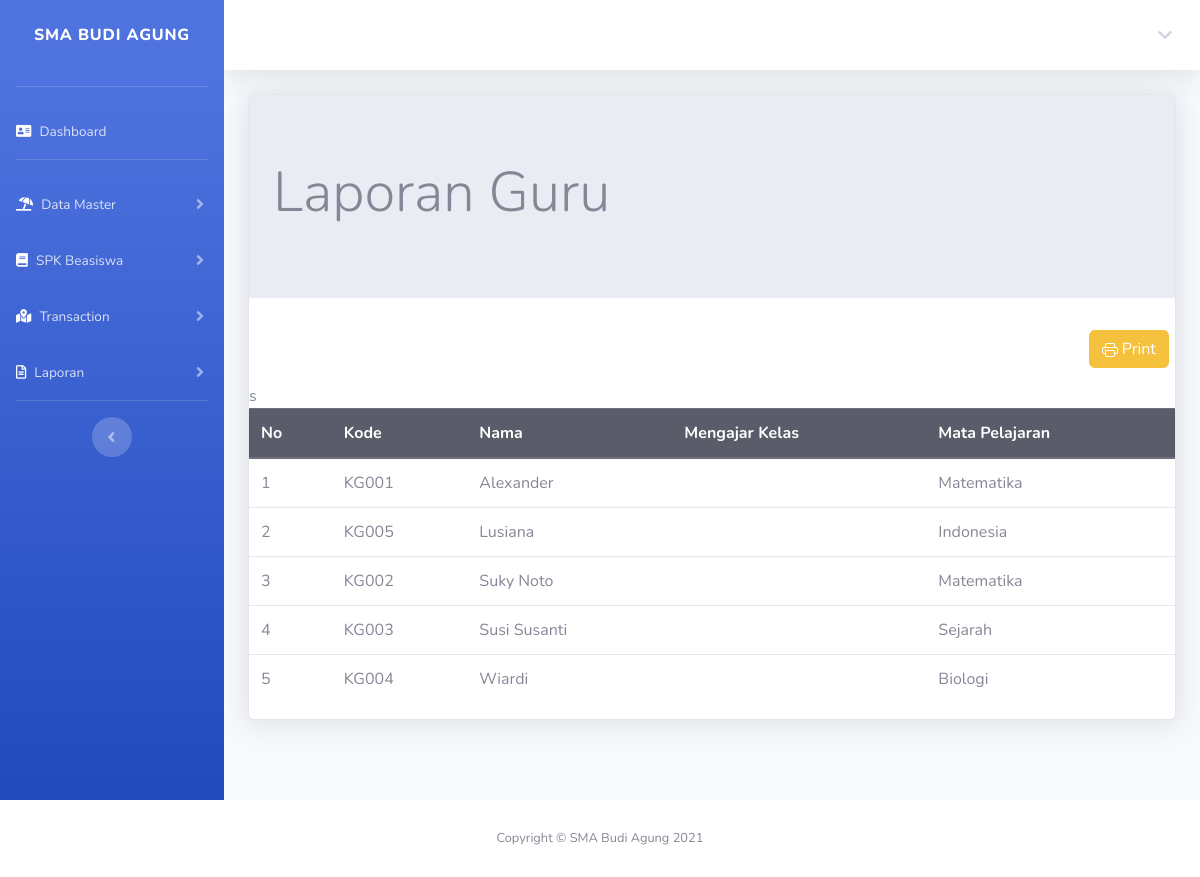
The page /laporanGuru.php (signed in) on the database its author committed.
### tables this page shows
CREATE TABLE `jadwal` (
  `id` int(11) NOT NULL,
  `nama_kelas` varchar(100) NOT NULL,
  `kode_kelas` varchar(15) NOT NULL,
  `semester` varchar(100) NOT NULL,
  `tahun` year(4) NOT NULL,
  `matpel` varchar(100) NOT NULL,
  `kode_matpel` varchar(10) NOT NULL,
  `kode_guru` varchar(10) NOT NULL,
  `guru` varchar(100) NOT NULL,
  `hari` varchar(100) NOT NULL,
  `jammulai` varchar(100) NOT NULL,
  `jamselesai` varchar(100) NOT NULL
);

CREATE TABLE `guru` (
  `id` int(11) NOT NULL,
  `kode_guru` varchar(10) NOT NULL,
  `nama_guru` varchar(100) NOT NULL,
  `notelp_guru` varchar(20) NOT NULL,
  `alamat_guru` varchar(100) NOT NULL,
  `email_guru` varchar(100) NOT NULL
);

### laporanGuru.php (the view, shortened to what this page needs)
<!DOCTYPE html>
<?php
include "includes/config.php";
?>
<html lang="en">
<head>
    <link rel="stylesheet" type="text/css" href="css/bootstrap.min.css">
</head>
<?php include "header.php"; ?>
<div class="container-fluid">
    <div class="card shadow mb-4">
        <body>
            <div class="jumbotron jumbotron-fluid">
                <div class="container">
                    <h1 class="display-4">Laporan Guru</h1>
                </div>
            </div>
            <div class="row mb-3">
                <div class="col-md-2">
                </div>
                <div class="col-md-2">
                </div>
                <div class="col-md-2">
                </div>
                <div class="col-md-2">
                </div>
                <div class="col-md-2">
                </div>
                <div class="col-md-2">
                    <a href="laporanGuruCetak.php" target="_blank" class="btn btn-warning ml-5">
                         Print
                    </a>
                </div>
            </div>
            <table class="table table success">
                <thead class="thead-dark">
                    <tr>
                        <th>No</th>
                        <th>Kode</th>
                        <th>Nama</th>
                        <th>Mengajar Kelas</th>
                        <th>Mata Pelajaran</th>
                    </tr>
                </thead>
                <tbody>
                    <?php
                    $query = mysqli_query($connection, "SELECT * from guru join jadwal on guru.kode_guru = jadwal.kode_guru group by guru.kode_guru order by guru.nama_guru asc");
                    $nomor = 1;
                    while ($row = mysqli_fetch_array($query)) { ?>
                        <tr>
                            <td><?php echo $nomor; ?></td>
                            <td><?php echo $row['kode_guru']; ?></td>
                            <td><?php echo $row['nama_guru']; ?></td>
                            <td><?php echo $row['kelas']; ?></td>
                            <td><?php echo $row['matpel']; ?></td>
                        </tr>
                        <?php $nomor = $nomor + 1; ?>
                    <?php } ?>
                </tbody>
            </table>
    </div>
    </body>
<?php include "footer.php"; ?>
</html>

### rows shown on the page
jadwal: kode_guru "KG001", guru.nama_guru "Alexander", matpel "Matematika"
jadwal: kode_guru "KG005", guru.nama_guru "Lusiana", matpel "Indonesia"
jadwal: kode_guru "KG002", guru.nama_guru "Suky Noto", matpel "Matematika"
jadwal: kode_guru "KG003", guru.nama_guru "Susi Susanti", matpel "Sejarah"
jadwal: kode_guru "KG004", guru.nama_guru "Wiardi", matpel "Biologi"
